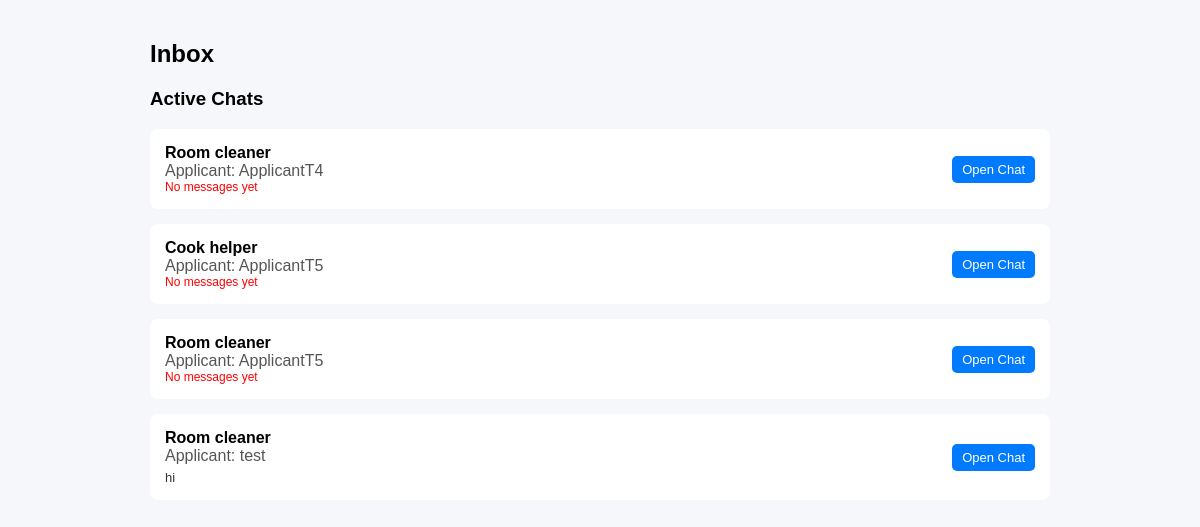
The app's page /chat/inbox/ (signed in), older data.
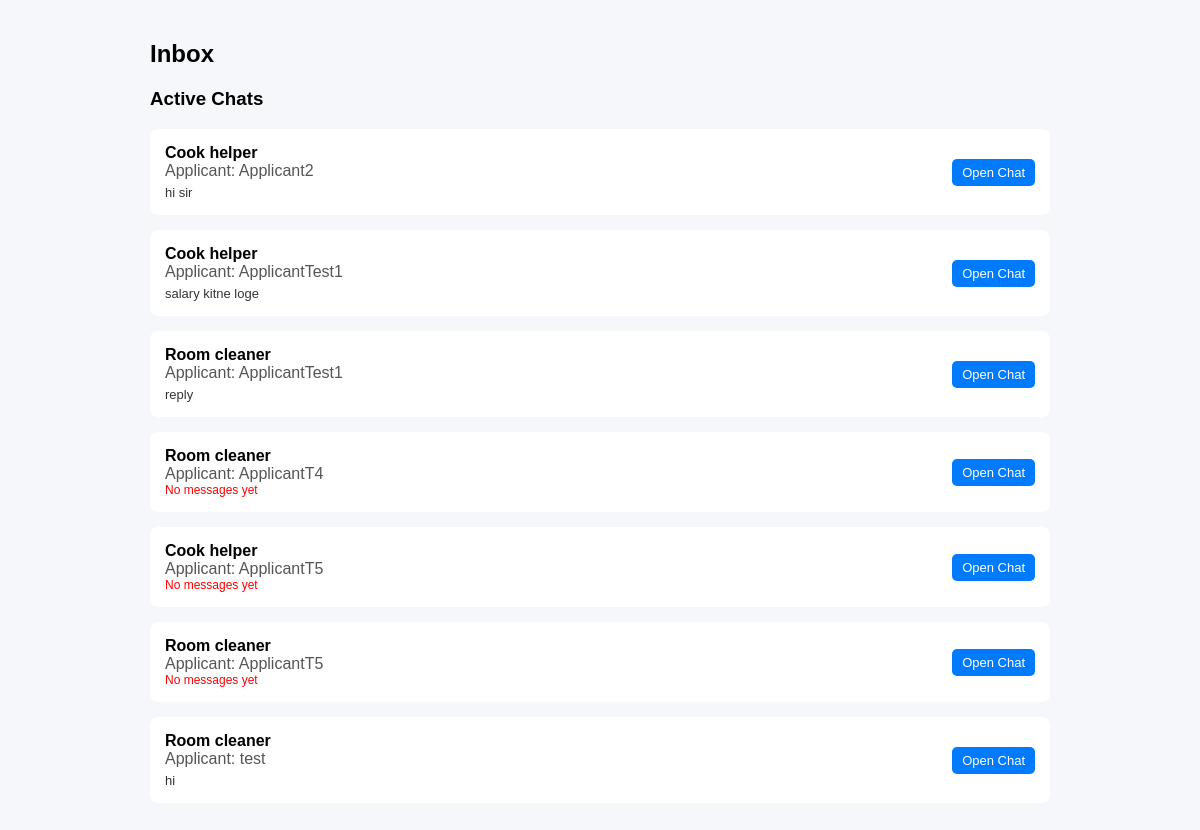
The same page, newer data.
### chat/models.py (models this page shows, shortened)
class ChatRoom(models.Model):
    recruiter = models.ForeignKey(User, on_delete=models.CASCADE, related_name='recruiter_chats')
    applicant = models.ForeignKey(User, on_delete=models.CASCADE, related_name='applicant_chats')
    job = models.ForeignKey(Job, on_delete=models.CASCADE)
    created_at = models.DateTimeField(auto_now_add=True)

class Message(models.Model):
    chatroom = models.ForeignKey(ChatRoom, on_delete=models.CASCADE, related_name='messages')
    sender = models.ForeignKey(User, on_delete=models.CASCADE)
    content = models.TextField()
    timestamp = models.DateTimeField(auto_now_add=True)
    is_read = models.BooleanField(default=False)

### Job_Post/models.py (models this page shows, shortened)
class Job(models.Model):
    JOB_TYPE_CHOICES = [
        ('Part Time', 'Part Time'),
        ('Full Time', 'Full Time'),
        ('Flexible', 'Flexible'),
    ]
    recruiter = models.ForeignKey(
        User,
        on_delete=models.CASCADE,
        related_name='jobs'
    )
    title = models.CharField(max_length=200)
    tags = models.CharField(max_length=200)
    job_type = models.CharField(
        max_length=50,
        choices=JOB_TYPE_CHOICES,
        default='Full Time'
    )
    min_salary = models.IntegerField(null=True, blank=True)
    max_salary = models.IntegerField(null=True, blank=True)
    negotiable = models.BooleanField(default=False)
    description = models.TextField()
    responsibilities = models.TextField()
    image = models.ImageField(
        upload_to='job_images/',
        null=True,
        blank=True
    )
    is_active = models.BooleanField(default=False)
    created_at = models.DateTimeField(auto_now_add=True)
    deadline = models.DateTimeField(null=True, blank=True)

### chat/views.py (the view)
# urls.py: path('inbox/', views.inbox, name='inbox'),
@login_required
def inbox(request):
    user = request.user
    role = user.profile.role
    if role == "RECRUITER":
        chatrooms = ChatRoom.objects.filter(recruiter=user).select_related('applicant', 'job')
    else:
        chatrooms = ChatRoom.objects.filter(applicant=user).select_related('recruiter', 'job')
    chatrooms = chatrooms.annotate(
        unread_count=Count(
            'messages',
            filter=Q(messages__is_read=False) & ~Q(messages__sender=user)
        )
    ).annotate(
        unread_priority=Case(
            When(unread_count__gt=0, then=0),
            default=1,
            output_field=IntegerField()
        )
    ).order_by('unread_priority', '-created_at')
    context = {
        'chatrooms': chatrooms,
        'role': role,
        'unread_count': get_unread_count(user)
    }
    if role == "APPLICANT":
        applications = JobApplication.objects.filter(applicant=user.profile)
        pending_apps = [app for app in applications if not chatrooms.filter(job=app.job).exists()]
        context['pending_apps'] = pending_apps
    return render(request, 'chat/inbox.html', context)

### accounts/context_processors.py (called while the page is built)
def notification_count(request):
    if request.user.is_authenticated:
        count = Notification.objects.filter(
            user=request.user,
            is_read=False
        ).count()
        return {'notification_count': count}
    return {}

### chat/context_processors.py (called while the page is built)
def unread_messages(request):
    if request.user.is_authenticated:
        unread_count = Message.objects.filter(
            chatroom__in=ChatRoom.objects.filter(
                Q(recruiter=request.user) | Q(applicant=request.user)
            ),
            is_read=False
        ).exclude(sender=request.user).count()
        return {'unread_count': unread_count}
    return {'unread_count': 0}

### chat/views.py (called while the page is built)
def get_unread_count(user):
    return Message.objects.filter(
        chatroom__in=ChatRoom.objects.filter(
            Q(recruiter=user) | Q(applicant=user)
        ),
        is_read=False
    ).exclude(sender=user).count()

### templates/chat/inbox.html (shortened to what this page needs)
<!DOCTYPE html>
<html>
<head>
</head>
<body>
<div class="container">
    <h2>Inbox</h2>
    <h3>Active Chats</h3>
    {% for room in chatrooms %}
        <div class="card" id="room-{{ room.id }}">
            <div class="left">
                <span class="job-title">{{ room.job.title }}</span>
                {% if role == "RECRUITER" %}
                    <span class="person">Applicant: {{ room.applicant.username }}</span>
                {% else %}
                    <span class="person">Recruiter: {{ room.recruiter.username }}</span>
                {% endif %}
                {% with last_message=room.messages.last %}
                    {% if last_message %}
                        <span class="latest-message" id="last-msg-{{ room.id }}">
                            {{ last_message.content|truncatechars:50 }}
                        </span>
                    {% else %}
                        <span class="no-message">No messages yet</span>
                    {% endif %}
                {% endwith %}
            </div>
            <div>
                <a href="{% url 'chat_room' room.id %}" class="btn">Open Chat</a>
            </div>
        </div>
    {% empty %}
        <p>No active chats.</p>
    {% endfor %}
</div>
</body>
</html>

### templates/chat/inbox.html (style rules this page uses)
body { font-family: Arial; background: #f5f7fa; }
.container { width: 90%; max-width: 900px; margin: 40px auto; }
.card { background: white; padding: 15px; margin-bottom: 15px; border-radius: 8px; display: flex; justify-content: space-between; align-items: center; }
.left { display: flex; flex-direction: column; }
.job-title { font-weight: bold; }
.person { color: #555; }
.latest-message { font-size: 13px; color: #333; margin-top: 5px; }
.btn { padding: 6px 10px; border-radius: 5px; text-decoration: none; font-size: 13px; background: #007bff; color: white; }
.no-message { color: red; font-size: 12px; }

Row changes from the older to the newer data that the page shows:
added ChatRoom: job "Cook helper", applicant.username "Applicant2", messages.last.content "hi sir"
added ChatRoom: job "Cook helper", applicant.username "ApplicantTest1", messages.last.content "salary kitne loge"
added ChatRoom: job "Room cleaner", applicant.username "ApplicantTest1", messages.last.content "reply"
